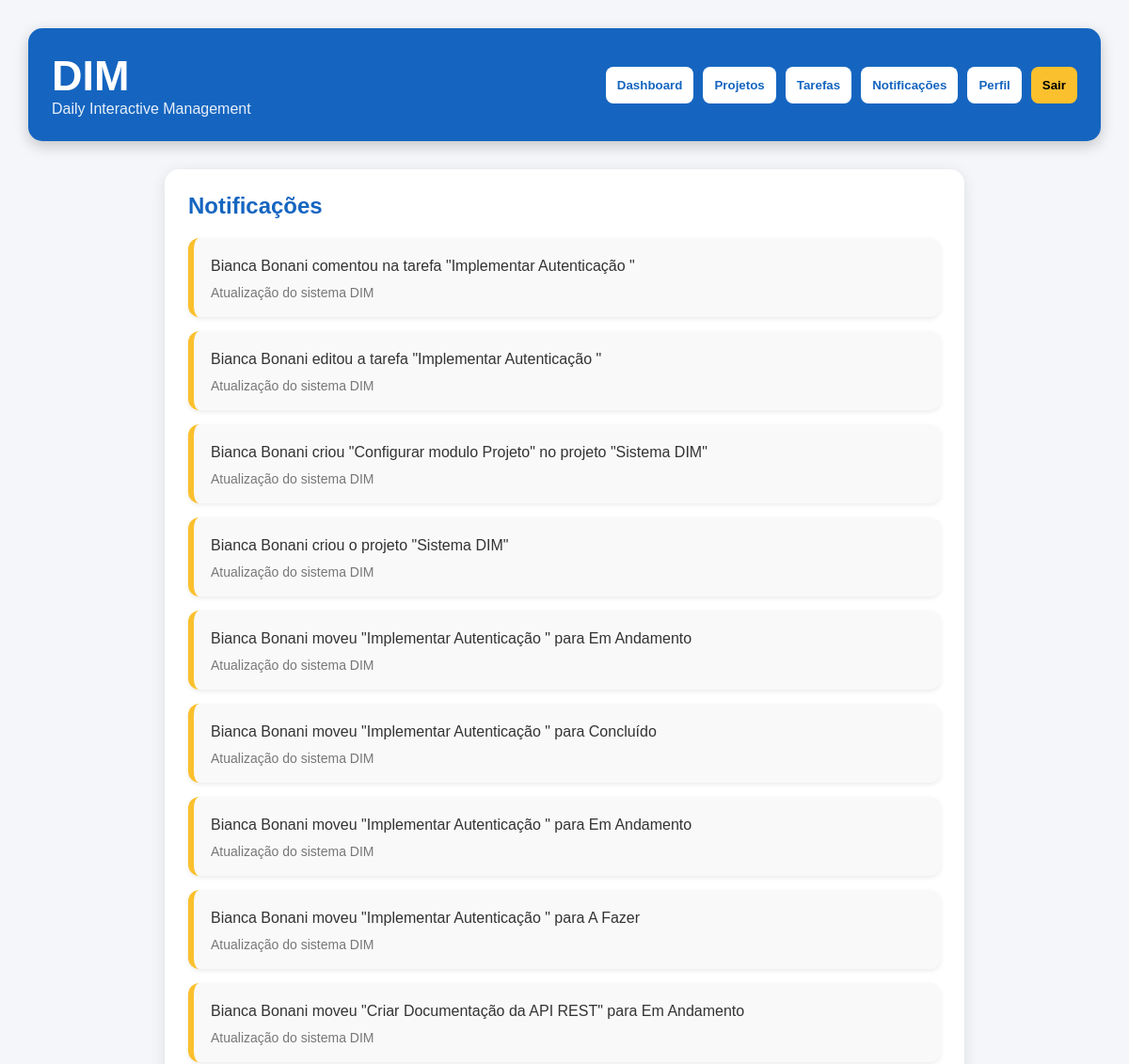
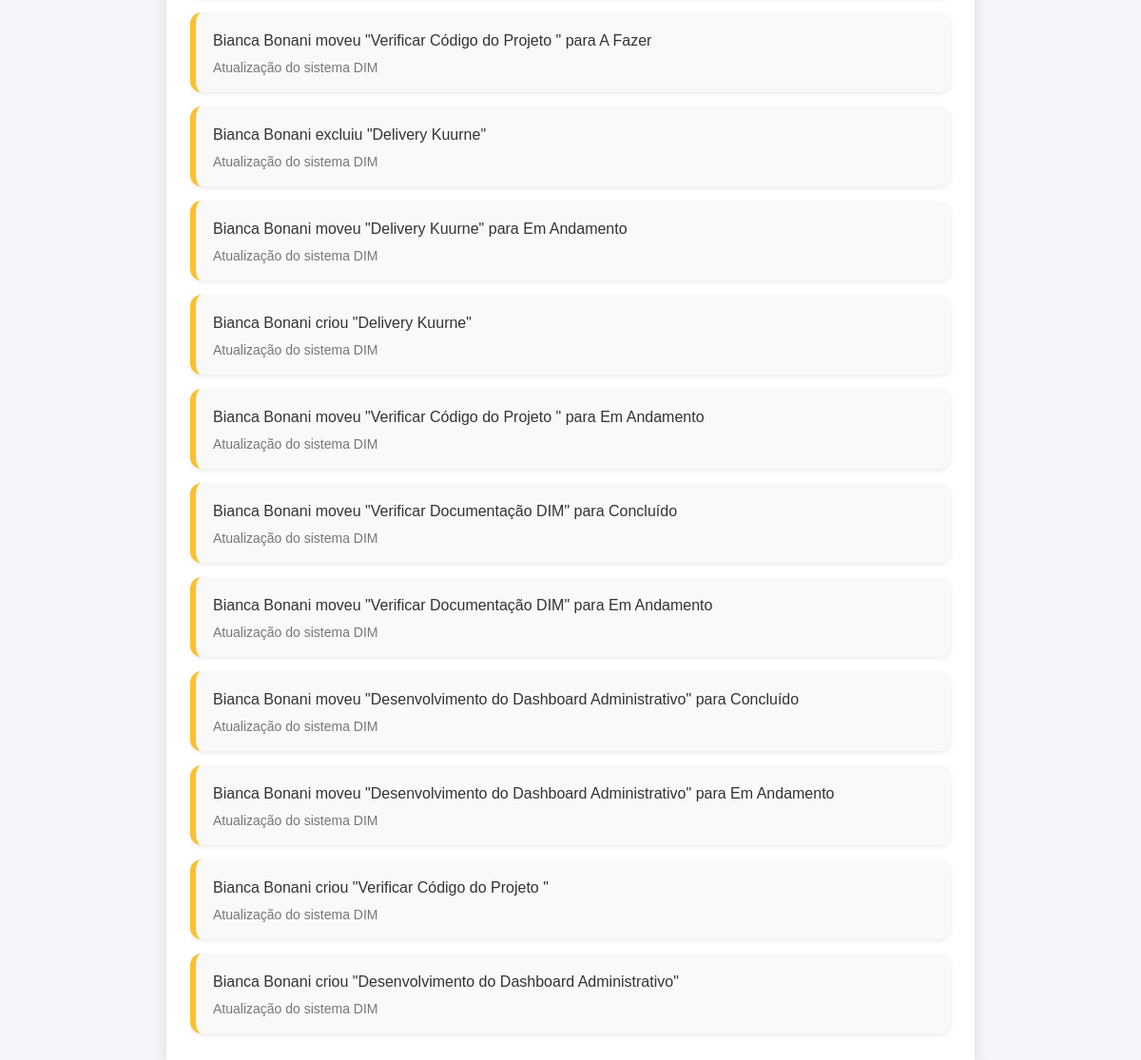
Before: /notificacoes (signed in) with the older database file (2 pictures, top to bottom).
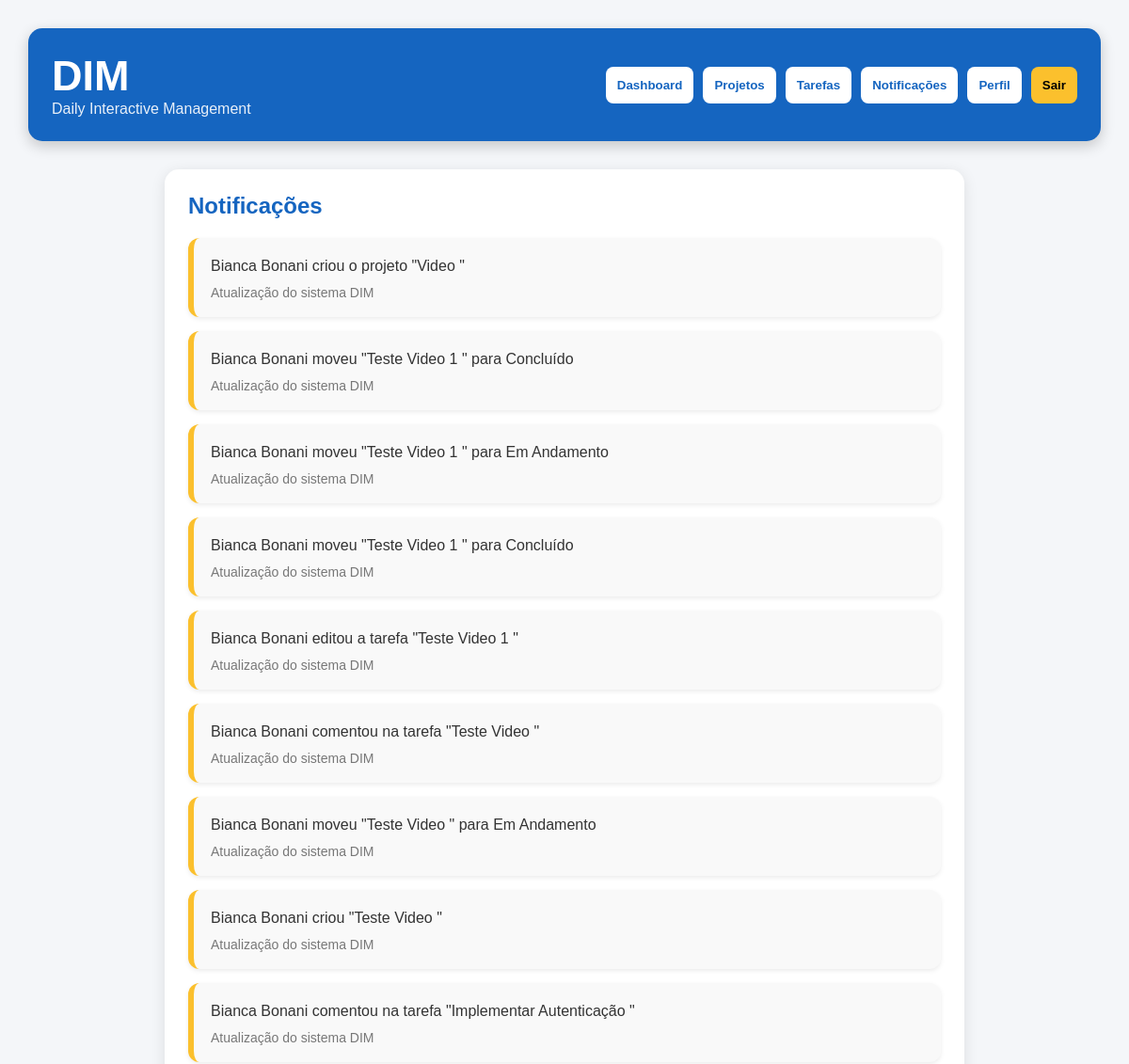
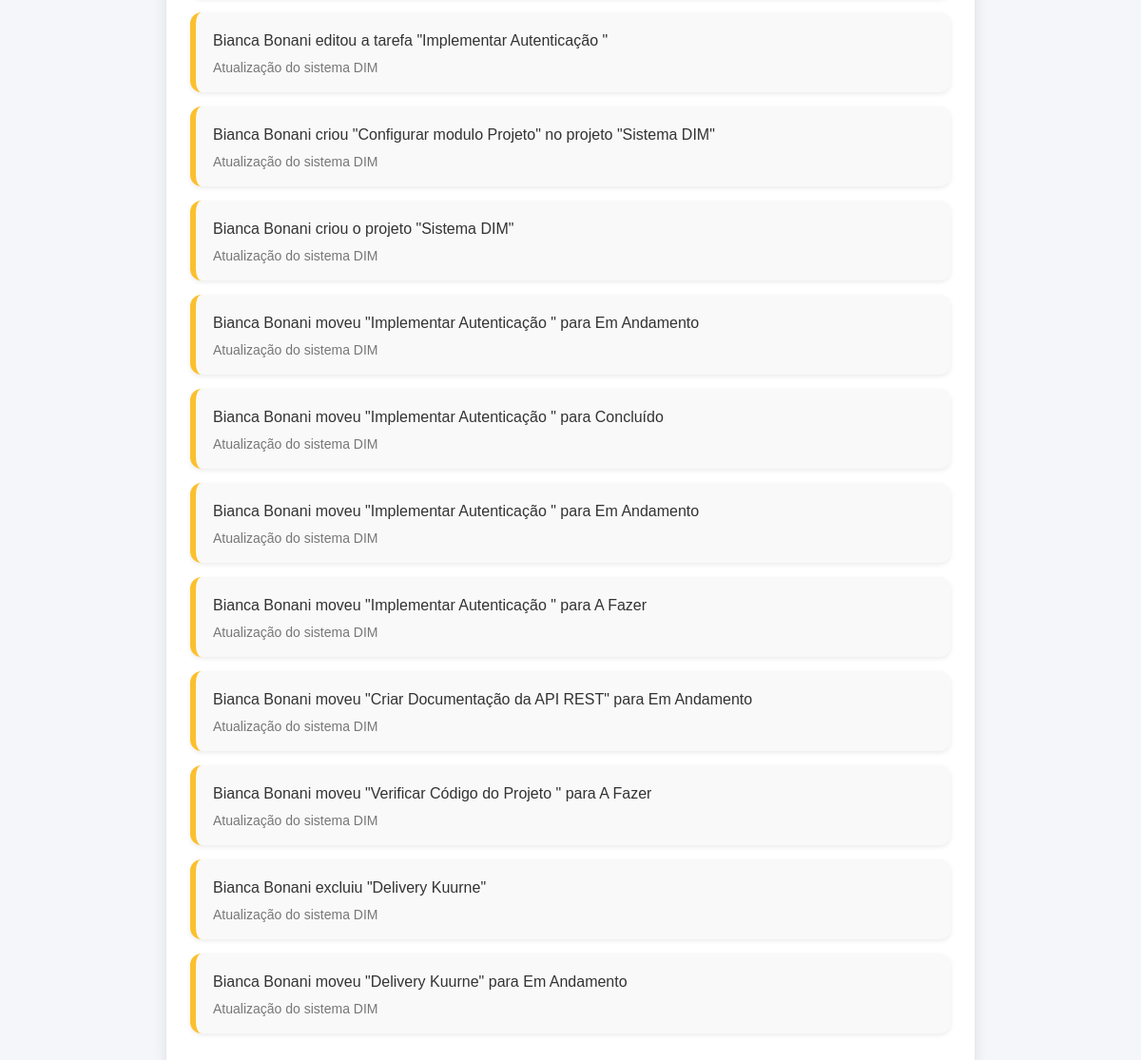
After: the same page with the newer database file (2 pictures, top to bottom).
### tables this page shows
CREATE TABLE historico(
        id INTEGER PRIMARY KEY AUTOINCREMENT,
        mensagem TEXT
    );

### app.py (the view)
@app.route("/notificacoes")
def notificacoes():
    if "usuario_id" not in session:
        return redirect("/login")
    conexao = get_db()
    cursor = conexao.cursor()
    cursor.execute("""
    SELECT *
    FROM historico
    ORDER BY id DESC
    LIMIT 20
    """)
    notificacoes = cursor.fetchall()
    conexao.close()
    return render_template("notificacoes.html", notificacoes=notificacoes)

### app.py (called while the page is built)
def get_db():
    conexao = sqlite3.connect("dim.db")
    return conexao

### templates/notificacoes.html (shortened to what this page needs)
<!DOCTYPE html>
<html lang="pt-BR">
<head>
</head>
<body>
<div class="topo">
<div class="logo">
<h1>DIM</h1>
<p>Daily Interactive Management</p>
</div>
<div class="menu">
<a href="/dashboard">
<button>Dashboard</button>
</a>
<a href="/projetos">
<button>Projetos</button>
</a>
<a href="/tarefas">
<button>Tarefas</button>
</a>
<a href="/notificacoes">
<button>Notificações</button>
</a>
<a href="/perfil">
<button>Perfil</button>
</a>
<a href="/logout">
<button class="sair">Sair</button>
</a>
</div>
</div>
<div class="container">
<div class="lista">
<h2>Notificações</h2>
{% if notificacoes %}
{% for notificacao in notificacoes %}
<div class="notificacao">
<p>{{ notificacao[1] }}</p>
<span>Atualização do sistema DIM</span>
</div>
{% endfor %}
{% else %}
<div class="vazio">
Nenhuma notificação registrada até o momento.
</div>
{% endif %}
</div>
</div>
</body>
</html>

Changed rows visible on the page:
no longer on this page (row unchanged): historico: mensagem "Bianca Bonani criou \"Delivery Kuurne\""
no longer on this page (row unchanged): historico: mensagem "Bianca Bonani moveu \"Verificar Código do Projeto \" para Em Andamento"
no longer on this page (row unchanged): historico: mensagem "Bianca Bonani moveu \"Verificar Documentação DIM\" para Concluído"
no longer on this page (row unchanged): historico: mensagem "Bianca Bonani moveu \"Verificar Documentação DIM\" para Em Andamento"
no longer on this page (row unchanged): historico: mensagem "Bianca Bonani moveu \"Desenvolvimento do Dashboard Administrativo\" para Concluído"
no longer on this page (row unchanged): historico: mensagem "Bianca Bonani moveu \"Desenvolvimento do Dashboard Administrativo\" para Em Andamento"
no longer on this page (row unchanged): historico: mensagem "Bianca Bonani criou \"Verificar Código do Projeto \""
no longer on this page (row unchanged): historico: mensagem "Bianca Bonani criou \"Desenvolvimento do Dashboard Administrativo\""
added historico: mensagem "Bianca Bonani criou o projeto \"Video \""
added historico: mensagem "Bianca Bonani moveu \"Teste Video 1 \" para Concluído"
added historico: mensagem "Bianca Bonani moveu \"Teste Video 1 \" para Em Andamento"
added historico: mensagem "Bianca Bonani moveu \"Teste Video 1 \" para Concluído"
added historico: mensagem "Bianca Bonani editou a tarefa \"Teste Video 1 \""
added historico: mensagem "Bianca Bonani comentou na tarefa \"Teste Video \""
added historico: mensagem "Bianca Bonani moveu \"Teste Video \" para Em Andamento"
added historico: mensagem "Bianca Bonani criou \"Teste Video \""
